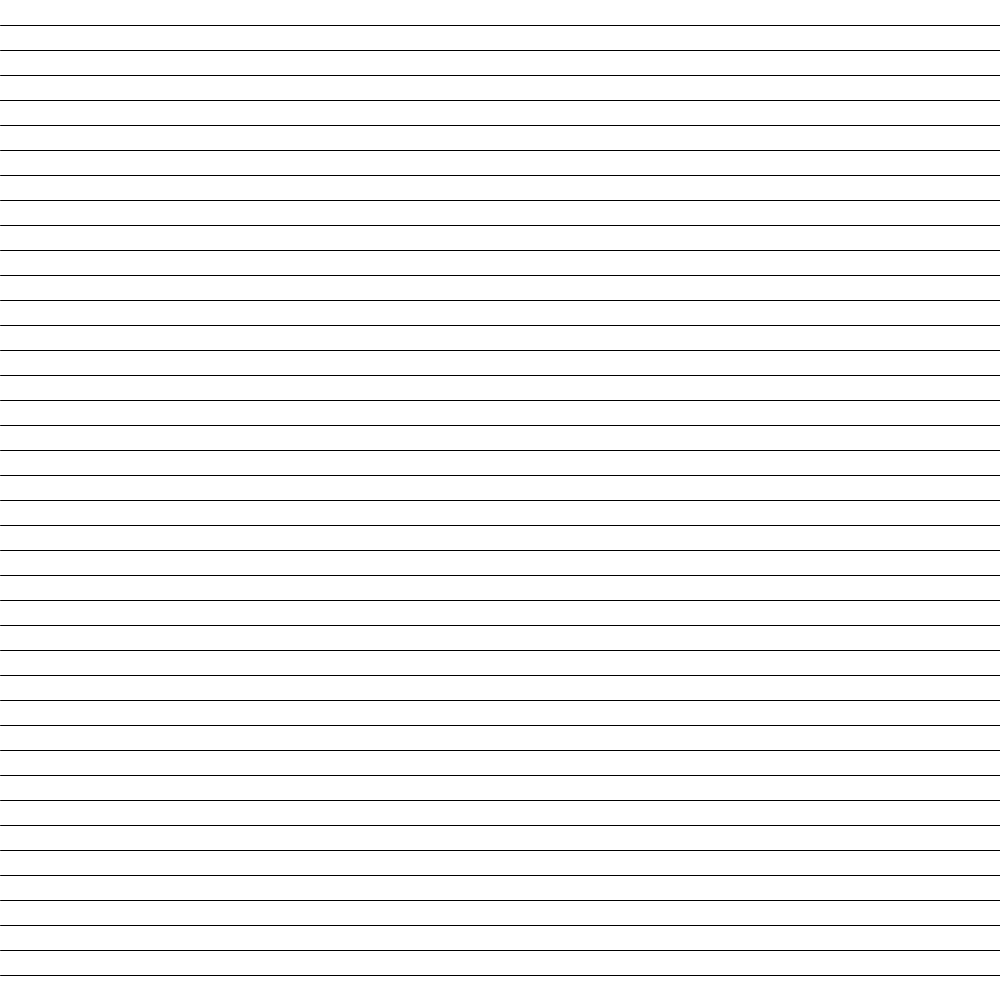
Frame 1 (no input)
Frame 60 (the mouse pressed at the canvas centre just before this capture): identical to frame 1, image omitted
Frame 120 (the mouse held since frame 60 and released just before this capture): identical to frame 1, image omitted

The Processing sketch that drew this single still picture (run headless with seeded random() and noise(); from frame 60 on, the mouse is pressed at the canvas centre):

// Processing sketch: ForLoop
// ── ForLoop.pde
void setup(){
  size(1000,1000);
}
void draw(){
  background(255);
  drawLine();
}
void drawLine(){
  line(0,100,height,100);
  for (int i=25; i<=height; i+=25){
    line(0, i, height, i);
  }
}
